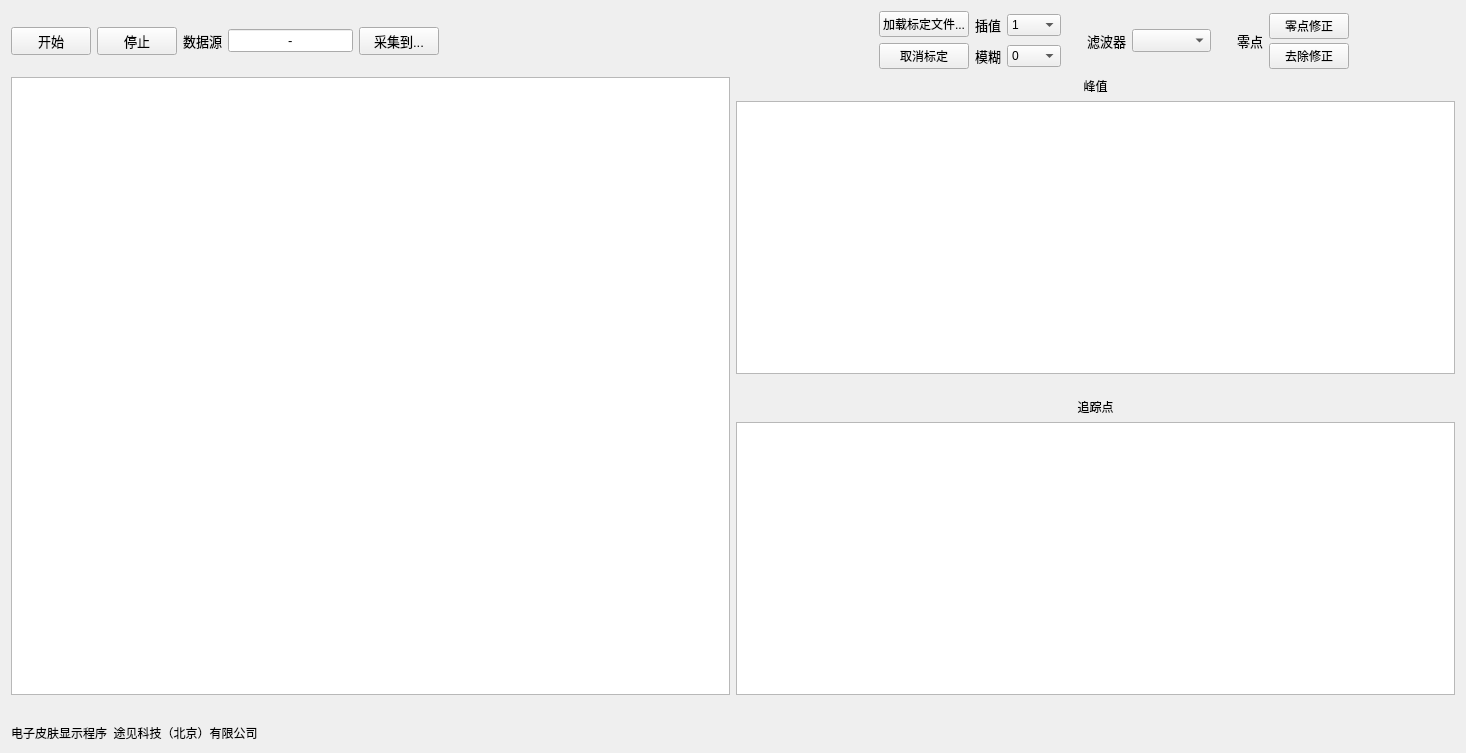
<?xml version="1.0" encoding="UTF-8"?>
<ui version="4.0">
 <class>Form</class>
 <widget class="QWidget" name="Form">
  <property name="geometry">
   <rect>
    <x>0</x>
    <y>0</y>
    <width>1466</width>
    <height>753</height>
   </rect>
  </property>
  <property name="windowTitle">
   <string>Form</string>
  </property>
  <layout class="QGridLayout" name="gridLayout_2">
   <item row="0" column="0">
    <layout class="QHBoxLayout" name="horizontalLayout">
     <item>
      <widget class="QPushButton" name="button_start">
       <property name="font">
        <font>
         <family>Arial</family>
         <pointsize>10</pointsize>
        </font>
       </property>
       <property name="text">
        <string>开始</string>
       </property>
      </widget>
     </item>
     <item>
      <widget class="QPushButton" name="button_stop">
       <property name="font">
        <font>
         <family>Arial</family>
         <pointsize>10</pointsize>
        </font>
       </property>
       <property name="text">
        <string>停止</string>
       </property>
      </widget>
     </item>
     <item>
      <widget class="QLabel" name="label_4">
       <property name="font">
        <font>
         <family>Arial</family>
         <pointsize>10</pointsize>
        </font>
       </property>
       <property name="text">
        <string>数据源</string>
       </property>
      </widget>
     </item>
     <item>
      <widget class="QLineEdit" name="com_port">
       <property name="sizePolicy">
        <sizepolicy hsizetype="Minimum" vsizetype="Fixed">
         <horstretch>0</horstretch>
         <verstretch>0</verstretch>
        </sizepolicy>
       </property>
       <property name="font">
        <font>
         <family>Arial</family>
         <pointsize>10</pointsize>
        </font>
       </property>
       <property name="text">
        <string>-</string>
       </property>
       <property name="frame">
        <bool>true</bool>
       </property>
       <property name="echoMode">
        <enum>QLineEdit::Normal</enum>
       </property>
       <property name="alignment">
        <set>Qt::AlignCenter</set>
       </property>
      </widget>
     </item>
     <item>
      <widget class="QPushButton" name="button_save_to">
       <property name="font">
        <font>
         <family>Arial</family>
         <pointsize>10</pointsize>
        </font>
       </property>
       <property name="text">
        <string>采集到...</string>
       </property>
      </widget>
     </item>
     <item>
      <spacer name="horizontalSpacer_3">
       <property name="orientation">
        <enum>Qt::Horizontal</enum>
       </property>
       <property name="sizeHint" stdset="0">
        <size>
         <width>150</width>
         <height>20</height>
        </size>
       </property>
      </spacer>
     </item>
     <item>
      <layout class="QVBoxLayout" name="verticalLayout_5"/>
     </item>
     <item>
      <spacer name="horizontalSpacer_6">
       <property name="orientation">
        <enum>Qt::Horizontal</enum>
       </property>
       <property name="sizeHint" stdset="0">
        <size>
         <width>40</width>
         <height>20</height>
        </size>
       </property>
      </spacer>
     </item>
     <item>
      <layout class="QGridLayout" name="gridLayout_3">
       <item row="0" column="0">
        <widget class="QPushButton" name="button_load_calibration">
         <property name="text">
          <string>加载标定文件...</string>
         </property>
        </widget>
       </item>
       <item row="1" column="0">
        <widget class="QPushButton" name="button_exit_calibration">
         <property name="text">
          <string>取消标定</string>
         </property>
        </widget>
       </item>
      </layout>
     </item>
     <item>
      <layout class="QGridLayout" name="gridLayout">
       <item row="0" column="0">
        <widget class="QLabel" name="label_8">
         <property name="font">
          <font>
           <family>Arial</family>
           <pointsize>10</pointsize>
          </font>
         </property>
         <property name="text">
          <string>插值</string>
         </property>
        </widget>
       </item>
       <item row="0" column="1">
        <widget class="QComboBox" name="combo_interpolate">
         <property name="font">
          <font>
           <family>Arial</family>
           <pointsize>9</pointsize>
          </font>
         </property>
         <item>
          <property name="text">
           <string>1</string>
          </property>
         </item>
         <item>
          <property name="text">
           <string>2</string>
          </property>
         </item>
         <item>
          <property name="text">
           <string>4</string>
          </property>
         </item>
        </widget>
       </item>
       <item row="1" column="0">
        <widget class="QLabel" name="label_9">
         <property name="font">
          <font>
           <family>Arial</family>
           <pointsize>10</pointsize>
          </font>
         </property>
         <property name="text">
          <string>模糊</string>
         </property>
        </widget>
       </item>
       <item row="1" column="1">
        <widget class="QComboBox" name="combo_blur">
         <property name="font">
          <font>
           <family>Arial</family>
           <pointsize>9</pointsize>
          </font>
         </property>
         <item>
          <property name="text">
           <string>0</string>
          </property>
         </item>
         <item>
          <property name="text">
           <string>0.25</string>
          </property>
         </item>
         <item>
          <property name="text">
           <string>0.5</string>
          </property>
         </item>
         <item>
          <property name="text">
           <string>1</string>
          </property>
         </item>
         <item>
          <property name="text">
           <string>2</string>
          </property>
         </item>
         <item>
          <property name="text">
           <string>4</string>
          </property>
         </item>
        </widget>
       </item>
      </layout>
     </item>
     <item>
      <spacer name="horizontalSpacer_4">
       <property name="orientation">
        <enum>Qt::Horizontal</enum>
       </property>
       <property name="sizeType">
        <enum>QSizePolicy::Preferred</enum>
       </property>
       <property name="sizeHint" stdset="0">
        <size>
         <width>20</width>
         <height>20</height>
        </size>
       </property>
      </spacer>
     </item>
     <item>
      <widget class="QLabel" name="label_6">
       <property name="font">
        <font>
         <family>Arial</family>
         <pointsize>10</pointsize>
        </font>
       </property>
       <property name="text">
        <string>滤波器</string>
       </property>
      </widget>
     </item>
     <item>
      <widget class="QComboBox" name="combo_filter_time">
       <property name="font">
        <font>
         <family>Arial</family>
         <pointsize>10</pointsize>
        </font>
       </property>
      </widget>
     </item>
     <item>
      <spacer name="horizontalSpacer_5">
       <property name="orientation">
        <enum>Qt::Horizontal</enum>
       </property>
       <property name="sizeType">
        <enum>QSizePolicy::Preferred</enum>
       </property>
       <property name="sizeHint" stdset="0">
        <size>
         <width>20</width>
         <height>20</height>
        </size>
       </property>
      </spacer>
     </item>
     <item>
      <widget class="QLabel" name="label_7">
       <property name="font">
        <font>
         <family>Arial</family>
         <pointsize>10</pointsize>
        </font>
       </property>
       <property name="text">
        <string>零点</string>
       </property>
      </widget>
     </item>
     <item>
      <layout class="QVBoxLayout" name="verticalLayout_2">
       <property name="spacing">
        <number>2</number>
       </property>
       <item>
        <widget class="QPushButton" name="button_set_zero">
         <property name="font">
          <font>
           <family>Arial</family>
           <pointsize>9</pointsize>
          </font>
         </property>
         <property name="text">
          <string>零点修正</string>
         </property>
        </widget>
       </item>
       <item>
        <widget class="QPushButton" name="button_abandon_zero">
         <property name="font">
          <font>
           <family>Arial</family>
           <pointsize>9</pointsize>
          </font>
         </property>
         <property name="text">
          <string>去除修正</string>
         </property>
        </widget>
       </item>
      </layout>
     </item>
     <item>
      <widget class="QLabel" name="label_logo">
       <property name="sizePolicy">
        <sizepolicy hsizetype="Fixed" vsizetype="Fixed">
         <horstretch>30</horstretch>
         <verstretch>2</verstretch>
        </sizepolicy>
       </property>
       <property name="minimumSize">
        <size>
         <width>100</width>
         <height>60</height>
        </size>
       </property>
       <property name="styleSheet">
        <string notr="true"/>
       </property>
       <property name="text">
        <string/>
       </property>
      </widget>
     </item>
    </layout>
   </item>
   <item row="1" column="0">
    <layout class="QHBoxLayout" name="horizontalLayout_2" stretch="1,1">
     <item>
      <widget class="GraphicsLayoutWidget" name="fig_image">
       <property name="sizePolicy">
        <sizepolicy hsizetype="Expanding" vsizetype="Expanding">
         <horstretch>0</horstretch>
         <verstretch>0</verstretch>
        </sizepolicy>
       </property>
       <property name="font">
        <font>
         <family>SimSun-ExtB</family>
         <pointsize>16</pointsize>
        </font>
       </property>
      </widget>
     </item>
     <item>
      <layout class="QVBoxLayout" name="verticalLayout">
       <item>
        <widget class="QLabel" name="label_3">
         <property name="text">
          <string>峰值</string>
         </property>
         <property name="alignment">
          <set>Qt::AlignCenter</set>
         </property>
        </widget>
       </item>
       <item>
        <widget class="GraphicsLayoutWidget" name="fig_1">
         <property name="font">
          <font>
           <family>SimSun-ExtB</family>
           <pointsize>16</pointsize>
          </font>
         </property>
        </widget>
       </item>
       <item>
        <spacer name="verticalSpacer_3">
         <property name="orientation">
          <enum>Qt::Vertical</enum>
         </property>
         <property name="sizeType">
          <enum>QSizePolicy::Preferred</enum>
         </property>
         <property name="sizeHint" stdset="0">
          <size>
           <width>20</width>
           <height>18</height>
          </size>
         </property>
        </spacer>
       </item>
       <item>
        <widget class="QLabel" name="label_2">
         <property name="text">
          <string>追踪点</string>
         </property>
         <property name="alignment">
          <set>Qt::AlignCenter</set>
         </property>
        </widget>
       </item>
       <item>
        <widget class="GraphicsLayoutWidget" name="fig_2">
         <property name="font">
          <font>
           <family>SimSun-ExtB</family>
           <pointsize>16</pointsize>
          </font>
         </property>
        </widget>
       </item>
      </layout>
     </item>
    </layout>
   </item>
   <item row="2" column="0">
    <widget class="QLabel" name="console_out">
     <property name="font">
      <font>
       <family>Arial</family>
       <pointsize>11</pointsize>
      </font>
     </property>
     <property name="text">
      <string/>
     </property>
    </widget>
   </item>
   <item row="3" column="0">
    <widget class="QLabel" name="label_5">
     <property name="text">
      <string>电子皮肤显示程序  途见科技（北京）有限公司</string>
     </property>
    </widget>
   </item>
  </layout>
 </widget>
 <customwidgets>
  <customwidget>
   <class>GraphicsLayoutWidget</class>
   <extends>QGraphicsView</extends>
   <header location="global">pyqtgraph</header>
  </customwidget>
 </customwidgets>
 <resources/>
 <connections/>
</ui>
